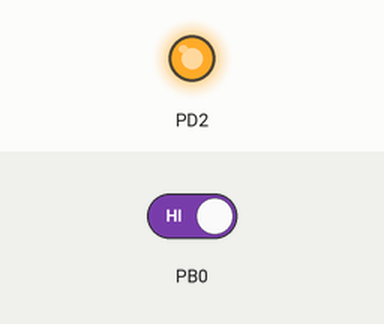
This program was run on a simulated ATmega328P, built with avr-gcc and emulated at 16 MHz. Parts: output pins drawn as LEDs (lit = HIGH). The inputs (shaded band) are chosen by the test bench; at power-on: PB0 HIGH.

Above: at 1.2 s.
1.3 s: PB0 driven LOW
At 2.3 s:
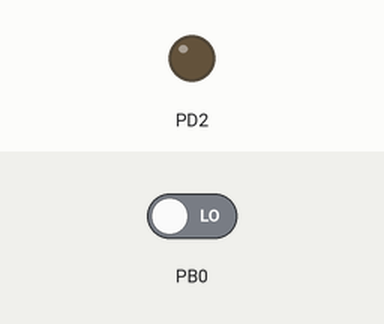
2.8 s: PB0 driven HIGH
At 3.4 s:
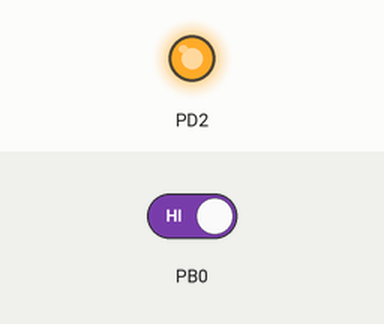
Timing chart, 0 to 5.8 s (numbered marks = the images above; inputs shaded):
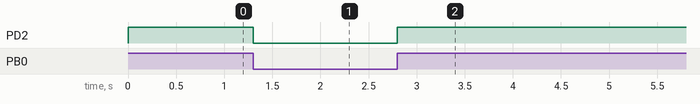

The program:

main.c
```c
/*
 * Lab1B-1.c
 *
 * Created: 24/9/2024 9:20:08 am
 * Author : sashe
 */

#define F_CPU 16000000UL
#include <avr/io.h>
#include <util/delay.h>


int main(void)
{

	DDRD |= (1<<2); //setting to 1 as output
	DDRB &= ~(1 << 0); //setting to 0 as input
	PORTD &= ~(1<<2);

	unsigned char press;


	while (1)
	{
		press = PINB & (1 << 0);;

		if (press == 0){
			PORTD &= ~(1 << 2);
			}else{
			PORTD |=(1<<2);
		}

	}
	return 0;
}
```

Measured:
- after the input at 1.3 s, PD2: HIGH → LOW at once
- after the input at 2.8 s, PD2: LOW → HIGH at once
